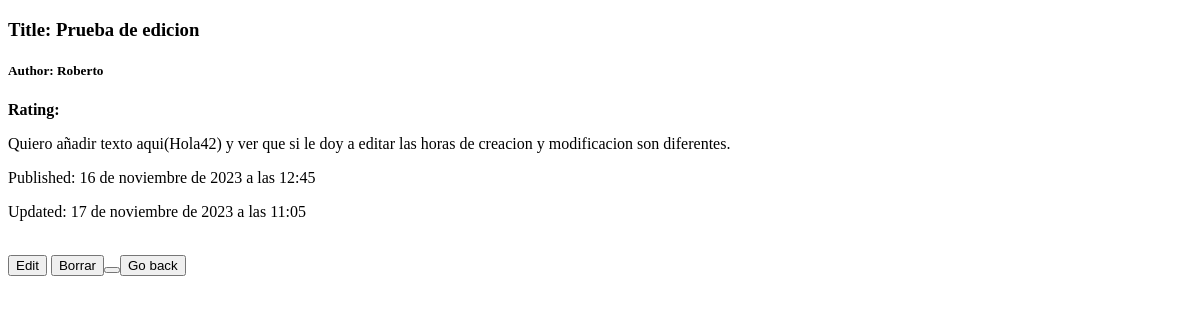
/inspect/3, run on an earlier commit of the app's database.
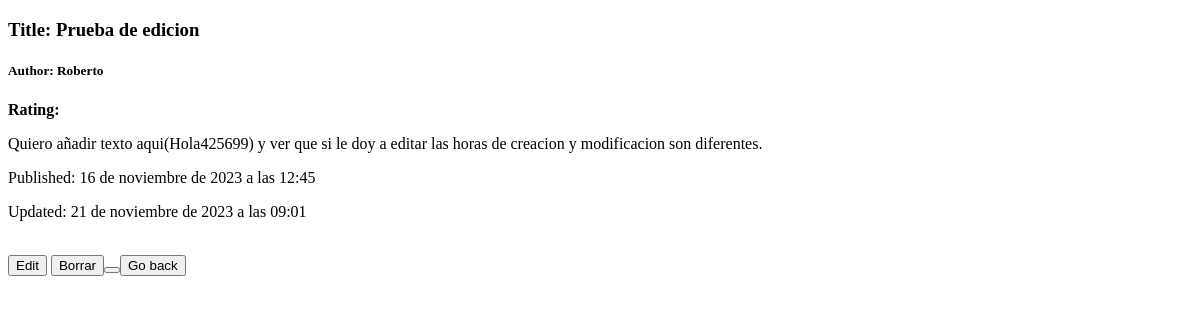
And on a later commit of the database.
### book/models.py (models this page shows, shortened)
class Book(models.Model):
    title = models.CharField(max_length=50)
    author =  models.CharField(max_length=50)
    rating = models.PositiveBigIntegerField(validators=[MaxValueValidator(5)])
    sinopsis=models.TextField()
    created_at = models.DateTimeField(auto_now_add=True)
    updated_at = models.DateTimeField(auto_now=True)

### book/views.py (the view)
# urls.py: path('inspect/<int:pk>',BookInspect.as_view(),name='book_inspect'),
class BookInspect(DetailView):
    model = Book
    template_name = 'book/book_inspect.html'

### book/templates/book/book_inspect.html (shortened to what this page needs)
<!DOCTYPE html>
<html lang="en">
<head>
</head>
<body>
    <div class="text-center">
        <h3>Title: {{ book.title }}</h3>
        <h5>Author: {{ book.author }}</h5>
        <p><strong>Rating: </strong></p>
        <p>{{ book.sinopsis|linebreaksbr }}</p>
        <p>Published: {{ book.created_at }}</p>
        <p>Updated: {{book.updated_at}}</p>
    </div>
    <div>
        <br>
        <a href="{% url 'book_edit' pk=book.pk %}"><button>Edit</button></a>
        <a href="{% url 'book_delete' pk=book.pk %}"><button>Borrar<button></a>
        <a href="{% url 'book_list' %}"><button>Go back</button></a>
    </div>
</body>
</html>

What changed in the data, as far as the page shows it:
changed Book "Prueba de edicion": sinopsis "Quiero añadir texto aqui(Hola42) y ver que si le doy a editar las horas de creacion y modificacion son diferentes." → "Quiero añadir texto aqui(Hola425699) y ver que si le doy a editar las horas de creacion y modificacion son diferentes."; updated_at "17 de noviembre de 2023 a las 11:05" → "21 de noviembre de 2023 a las 09:01"
